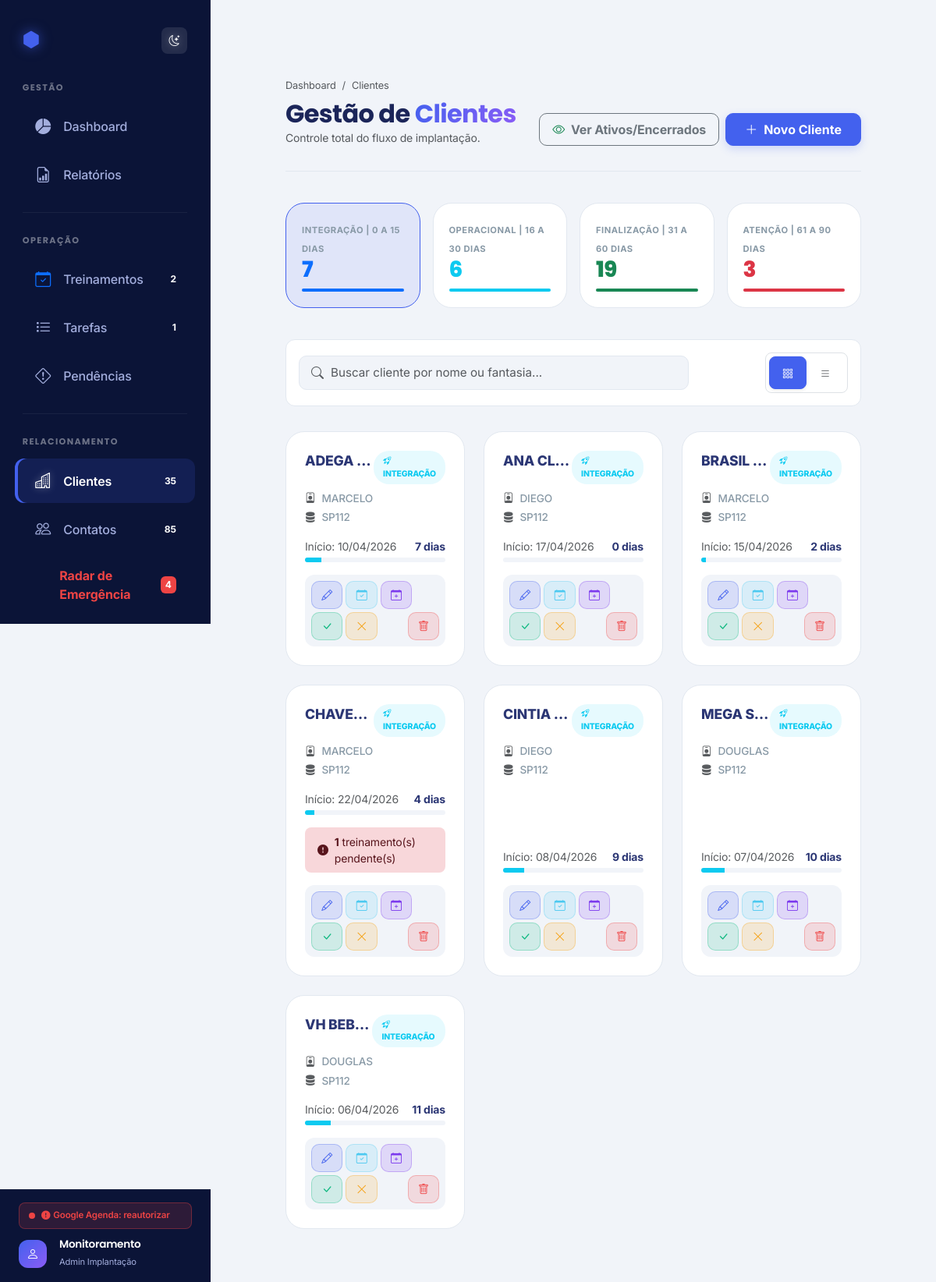
The page /clientes.php on the database its author committed.
### tables this page shows
CREATE TABLE `clientes` (
  `id_cliente` int NOT NULL AUTO_INCREMENT,
  `data_criacao` timestamp NULL DEFAULT CURRENT_TIMESTAMP,
  `fantasia` varchar(255) NOT NULL,
  `servidor` varchar(255) DEFAULT NULL,
  `vendedor` varchar(255) DEFAULT NULL,
  `telefone_ddd` varchar(20) DEFAULT NULL,
  `observacao` text,
  `anexo` varchar(255) DEFAULT NULL,
  `status` enum('EM ANDAMENTO','CONCLUIDA','CANCELADA') DEFAULT 'EM ANDAMENTO',
  `data_inicio` date NOT NULL,
  `data_fim` date DEFAULT NULL,
  `emitir_nf` enum('Sim','N├úo') DEFAULT 'N├úo',
  `configurado` enum('Sim','N├úo') DEFAULT 'N├úo',
  `status_tratativa` enum('pendente','em_tratativa') DEFAULT 'pendente',
  `data_inicio_tratativa` datetime DEFAULT NULL,
  `num_licencas` int DEFAULT '0',
  `serial` varchar(100) DEFAULT '',
  `recursos` varchar(255) DEFAULT NULL,
  PRIMARY KEY (`id_cliente`),
  KEY `idx_fantasia` (`fantasia`),
  KEY `idx_data_criacao` (`data_criacao`),
  KEY `idx_status_tratativa` (`status_tratativa`)
);

### clientes.php (the view, shortened to what this page needs)
<?php
require_once 'config.php';
$view_mode = isset($_GET['view']) ? $_GET['view'] : 'cards';
$estagio = isset($_GET['estagio']) ? $_GET['estagio'] : 'integracao';
$busca = isset($_GET['busca']) ? trim($_GET['busca']) : '';
$mostrar_encerrados = isset($_GET['mostrar_encerrados']) ? $_GET['mostrar_encerrados'] : '0';
$sql = "SELECT c.*,
               COUNT(t.id_treinamento) as total_treinamentos,
               MAX(t.data_treinamento) as ultimo_treinamento,
               SUM(CASE WHEN t.status = 'PENDENTE' THEN 1 ELSE 0 END) as treinamentos_pendentes
        FROM clientes c
        LEFT JOIN treinamentos t ON c.id_cliente = t.id_cliente
        WHERE 1=1";
$params = [];
if ($mostrar_encerrados != '1' && empty($busca)) {
    $sql .= " AND (c.data_fim IS NULL OR c.data_fim = '0000-00-00')";
}
$sql .= " GROUP BY c.id_cliente ORDER BY c.fantasia ASC";
$stmt = $pdo->prepare($sql);
$stmt->execute($params);
$todos_clientes = $stmt->fetchAll();
$ids_clientes = array_column($todos_clientes, 'id_cliente');
$contatos_por_cliente = [];
if (!empty($ids_clientes)) {
    $placeholders_c = implode(',', array_fill(0, count($ids_clientes), '?'));
    $stmtCt = $pdo->prepare("SELECT id_contato, id_cliente, nome FROM contatos WHERE id_cliente IN ($placeholders_c) ORDER BY nome ASC");
    $stmtCt->execute($ids_clientes);
    foreach ($stmtCt->fetchAll() as $ct) {
        $contatos_por_cliente[$ct['id_cliente']][] = ['id' => $ct['id_contato'], 'nome' => $ct['nome']];
    }
}
$integracao = 0;
$operacional = 0;
$finalizacao = 0;
$critico = 0;
$clientes_filtrados = [];
foreach ($todos_clientes as $cl) {
    $cliente_encerrado = false;
    $status_cl = "concluido";
    if (!$cliente_encerrado) {
        $d = (new DateTime($cl['data_inicio']))->diff(new DateTime())->days;
        if ($d <= 15) {
            $integracao++;
            $status_cl = "integracao";
        } elseif ($d <= 30) {
            $operacional++;
            $status_cl = "operacional";
        } elseif ($d <= 60) {
            $finalizacao++;
            $status_cl = "finalizacao";
        } else {
            $critico++;
            $status_cl = "critico";
        }
    } else {
        $status_cl = "encerrado";
    }
    if (!empty($busca)) {
        $clientes_filtrados[] = $cl;
    } elseif ($estagio == '') {
        if ($status_cl != 'encerrado') {
            $clientes_filtrados[] = $cl;
        }
    } elseif ($estagio == $status_cl) {
        $clientes_filtrados[] = $cl;
    }
}
include 'header.php';
?>
<div class="container-fluid px-lg-5 pt-4">
    <div class="modern-header d-flex justify-content-between align-items-end gsap-reveal">
        <div>
            <nav aria-label="breadcrumb">
                <ol class="breadcrumb mb-2" style="font-size: 0.8rem;">
                    <li class="breadcrumb-item"><a href="index.php" class="text-decoration-none text-muted">Dashboard</a></li>
                    <li class="breadcrumb-item active" aria-current="page">Clientes</li>
                </ol>
            </nav>
            <h2 class="fw-800 mb-0">Gestão de <span class="title-accent">Clientes</span></h2>
            <p class="text-muted small mb-0">Controle total do fluxo de implantação.</p>
        </div>
        <div class="d-flex align-items-center gap-2">
            <a href="clientes.php?mostrar_encerrados=<?= $mostrar_encerrados == '1' ? '0' : '1' ?>&view=<?= urlencode($view_mode) ?>&busca=<?= urlencode($busca) ?>&estagio="
               class="btn btn-outline-secondary btn-modern px-3">
                <i class="bi <?= $mostrar_encerrados == '1' ? 'bi-eye-slash text-danger' : 'bi-eye text-success' ?>"></i>
                Ver Ativos/Encerrados
            </a>
            <button class="btn btn-primary btn-modern px-4" data-bs-toggle="modal" data-bs-target="#modalCliente">
                <i class="bi bi-plus-lg"></i> Novo Cliente
            </button>
        </div>
    </div>
    <div class="status-pill-grid gsap-reveal">
        <div class="status-pill-card <?= $estagio == 'integracao' ? 'active' : '' ?>" onclick="window.location.href='clientes.php?estagio=integracao&view=<?= $view_mode ?>&mostrar_encerrados=<?= $mostrar_encerrados ?>'">
            <span>Integração | 0 a 15 dias</span>
            <h2 class="text-primary"><?= $integracao ?></h2>
            <div class="progress mt-2" style="height: 4px; background: rgba(67, 97, 238, 0.1);">
                <div class="progress-bar bg-primary" style="width: 100%"></div>
            </div>
        </div>
        <div class="status-pill-card <?= $estagio == 'operacional' ? 'active' : '' ?>" onclick="window.location.href='clientes.php?estagio=operacional&view=<?= $view_mode ?>&mostrar_encerrados=<?= $mostrar_encerrados ?>'">
            <span>Operacional | 16 a 30 dias</span>
            <h2 class="text-info"><?= $operacional ?></h2>
            <div class="progress mt-2" style="height: 4px; background: rgba(6, 182, 212, 0.1);">
                <div class="progress-bar bg-info" style="width: 100%"></div>
            </div>
        </div>
        <div class="status-pill-card <?= $estagio == 'finalizacao' ? 'active' : '' ?>" onclick="window.location.href='clientes.php?estagio=finalizacao&view=<?= $view_mode ?>&mostrar_encerrados=<?= $mostrar_encerrados ?>'">
            <span>Finalização | 31 a 60 dias</span>
            <h2 class="text-success"><?= $finalizacao ?></h2>
            <div class="progress mt-2" style="height: 4px; background: rgba(16, 185, 129, 0.1);">
                <div class="progress-bar bg-success" style="width: 100%"></div>
            </div>
        </div>
        <div class="status-pill-card <?= $estagio == 'critico' ? 'active' : '' ?>" onclick="window.location.href='clientes.php?estagio=critico&view=<?= $view_mode ?>&mostrar_encerrados=<?= $mostrar_encerrados ?>'">
            <span>Atenção | 61 a 90 dias</span>
            <h2 class="text-danger"><?= $critico ?></h2>
            <div class="progress mt-2" style="height: 4px; background: rgba(239, 68, 68, 0.1);">
                <div class="progress-bar bg-danger" style="width: 100%"></div>
            </div>
        </div>
    </div>
    <div class="control-bar gsap-reveal">
        <div class="search-container position-relative flex-grow-1" style="max-width: 500px;">
            <i class="bi bi-search position-absolute text-muted" style="left: 1rem; top: 50%; transform: translateY(-50%);"></i>
            <form method="GET" action="clientes.php" id="searchForm">
                <input type="text" name="busca" id="searchInput" class="form-control search-input-modern w-100"
                       placeholder="Buscar cliente por nome ou fantasia..." value="<?= htmlspecialchars($busca) ?>">
            </form>
        </div>
        <div class="d-flex gap-2 ms-auto">
            <div class="bg-body p-1 rounded-3 d-flex border">
                <button onclick="changeViewMode('cards')" class="btn btn-sm <?= $view_mode == 'cards' ? 'btn-primary shadow-sm' : 'btn-link text-muted' ?> bx-button px-3">
                    <i class="bi bi-grid-3x3-gap"></i>
                </button>
                <button onclick="changeViewMode('list')" class="btn btn-sm <?= $view_mode == 'list' ? 'btn-primary shadow-sm' : 'btn-link text-muted' ?> bx-button px-3">
                    <i class="bi bi-list"></i>
                </button>
            </div>
        </div>
    </div>
    <div class="row g-4 mb-5">
        <?php if ($view_mode == 'cards'): ?>
            <?php foreach ($clientes_filtrados as $index => $c):
                $d = (new DateTime($c['data_inicio']))->diff(new DateTime())->days;
                $cliente_encerrado = (!empty($c['data_fim']) && $c['data_fim'] !== '0000-00-00');
                $status_config = [
                    'integracao' => ['label' => 'Integração', 'class' => 'bg-info bg-opacity-10 text-info', 'icon' => 'bi-rocket-takeoff'],
                    'operacional' => ['label' => 'Operacional', 'class' => 'bg-primary bg-opacity-10 text-primary', 'icon' => 'bi-gear'],
                    'finalizacao' => ['label' => 'Finalização', 'class' => 'bg-success bg-opacity-10 text-success', 'icon' => 'bi-flag'],
                    'critico' => ['label' => 'Atenção', 'class' => 'bg-danger bg-opacity-10 text-danger', 'icon' => 'bi-exclamation-triangle'],
                    'encerrado' => ['label' => 'Encerrado', 'class' => 'bg-secondary bg-opacity-10 text-secondary', 'icon' => 'bi-archive']
                ];
                $current_status = 'integracao';
                $cfg = $status_config[$current_status];
            ?>
            <div class="col-md-6 col-xl-4 gsap-reveal">
                <div class="client-card-premium">
                    <div class="client-name">
                        <span class="text-truncate" title="<?= htmlspecialchars($c['fantasia']) ?>"><?= htmlspecialchars($c['fantasia']) ?></span>
                        <span class="client-badge-soft <?= $cfg['class'] ?>">
                            <i class="bi <?= $cfg['icon'] ?> me-1"></i> <?= $cfg['label'] ?>
                        </span>
                    </div>
                    <div class="client-meta">
                        <div class="d-flex align-items-center mb-1">
                            <i class="bi bi-person-badge me-2 text-muted"></i> <?= htmlspecialchars($c['vendedor']) ?>
                        </div>
                        <div class="d-flex align-items-center">
                            <i class="bi bi-server me-2 text-muted"></i> <?= htmlspecialchars($c['servidor']) ?>
                        </div>
                    </div>
                    <div class="mt-auto">
                        <div class="d-flex justify-content-between small mb-1">
                            <span class="text-muted">Início: <?= date('d/m/Y', strtotime($c['data_inicio'])) ?></span>
                            <span class="fw-bold text-main"><?= $d ?> dias</span>
                        </div>
                        <div class="progress mb-3" style="height: 6px; border-radius: 10px; background: var(--bg-body);">
                            <?php
                                $pct = min(100, ($d / 60) * 100);
                                $bar_class = $d > 60 ? 'bg-danger' : ($d > 30 ? 'bg-success' : ($d > 15 ? 'bg-primary' : 'bg-info'));
                            ?>
                            <div class="progress-bar <?= $bar_class ?>" style="width: <?= $pct ?>%"></div>
                        </div>
                        <?php if ($c['treinamentos_pendentes'] > 0): ?>
                            <div class="alert alert-danger py-2 px-3 mb-3 border-0 small d-flex align-items-center rounded-3">
                                <i class="bi bi-exclamation-circle-fill me-2"></i>
                                <span><b><?= $c['treinamentos_pendentes'] ?></b> treinamento(s) pendente(s)</span>
                            </div>
                        <?php endif; ?>
                        <div class="control-bar p-2 mb-0" style="background: var(--bg-body); border-radius: 12px; border: none; gap: 4px;">
                            <button class="btn btn-sm btn-action edit edit-trigger"
                                    data-id="<?= $c['id_cliente'] ?>"
                                    data-fantasia="<?= htmlspecialchars($c['fantasia']) ?>"
                                    data-servidor="<?= $c['servidor'] ?>"
                                    data-vendedor="<?= $c['vendedor'] ?>"
                                    data-telefone="<?= $c['telefone_ddd'] ?>"
                                    data-inicio="<?= $c['data_inicio'] ?>"
                                    data-fim="<?= $c['data_fim'] ?>"
                                    data-obs="<?= htmlspecialchars($c['observacao']) ?>"
                                    data-nf="<?= $c['emitir_nf'] ?>"
                                    data-cfg="<?= $c['configurado'] ?>"
                                    data-licencas="<?= $c['num_licencas'] ?>"
                                    data-anexo="<?= $c['anexo'] ?>"
                                    data-recursos="<?= htmlspecialchars($c['recursos'] ?? '') ?>"
                                    title="Editar" onclick="openEditModal(this)">
                                <i class="bi bi-pencil"></i>
                            </button>
                            <a href="treinamentos_cliente.php?id_cliente=<?= $c['id_cliente'] ?>" class="btn btn-sm btn-action treinamentos" title="Ver Treinamentos">
                                <i class="bi bi-calendar-check"></i>
                            </a>
                            <button class="btn btn-sm btn-action agendar novo-treino-trigger"
                                    data-id="<?= $c['id_cliente'] ?>"
                                    data-fantasia="<?= htmlspecialchars($c['fantasia']) ?>"
                                    data-contatos="<?= htmlspecialchars(json_encode($contatos_por_cliente[$c['id_cliente']] ?? []), ENT_QUOTES) ?>"
                                    title="Agendar Novo Treinamento"
                                    onclick="openNovoTreinamentoModal(this)">
                                <i class="bi bi-calendar-plus"></i>
                            </button>
                            <?php if (!$cliente_encerrado): ?>
                                <a href="?concluir=<?= $c['id_cliente'] ?>&view=<?= $view_mode ?>" class="btn btn-sm btn-action concluir" title="Concluir" onclick="return confirm('Concluir implantação?')">
                                    <i class="bi bi-check-lg"></i>
                                </a>
                                <a href="?cancelar=<?= $c['id_cliente'] ?>&view=<?= $view_mode ?>" class="btn btn-sm btn-action cancelar" title="Cancelar" onclick="return confirm('Cancelar implantação?')">
                                    <i class="bi bi-x-lg"></i>
                                </a>
                            <?php endif; ?>
                            <a href="?delete=<?= $c['id_cliente'] ?>&view=<?= $view_mode ?>" class="btn btn-sm btn-action delete ms-auto" title="Excluir" onclick="return confirm('Excluir cliente?')">
                                <i class="bi bi-trash"></i>
                            </a>
                        </div>
                    </div>
                </div>
            </div>
            <?php endforeach; ?>
        <?php endif; ?>
    </div>
</div>
<?php include 'footer.php'; ?>

### rows shown on the page
clientes: fantasia "ADEGA…", label "INTEGRAÇÃO", vendedor "MARCELO", servidor "SP112", data_inicio "10/04/2026", d "7", $pct 11.666666666667 (drawn)
clientes: fantasia "ANA CL…", label "INTEGRAÇÃO", vendedor "DIEGO", servidor "SP112", data_inicio "17/04/2026", data_inicio "0"
clientes: fantasia "BRASIL…", label "INTEGRAÇÃO", vendedor "MARCELO", servidor "SP112", data_inicio "15/04/2026", data_inicio "2"
clientes: fantasia "CHAVE…", label "INTEGRAÇÃO", vendedor "MARCELO", servidor "SP112", data_inicio "22/04/2026", d "4", $pct 6.6666666666667 (drawn), treinamentos_pendentes "1"
clientes: fantasia "CINTIA…", label "INTEGRAÇÃO", vendedor "DIEGO", servidor "SP112", data_inicio "08/04/2026", data_inicio "9"
clientes: fantasia "MEGA S…", label "INTEGRAÇÃO", vendedor "DOUGLAS", servidor "SP112", data_inicio "07/04/2026", data_inicio "10"
clientes: fantasia "VH BEB…", label "INTEGRAÇÃO", vendedor "DOUGLAS", servidor "SP112", data_inicio "06/04/2026", d "11", $pct 18.333333333333 (drawn)

### other values the page prints
$total_treinamentos_pendentes "2"
$total_tarefas "1"
$total_clientes "35"
$total_contatos "85"
$total_radar "4"
$gt_label "Google Agenda: reautorizar"
$integracao "7"
$operacional "6"
$finalizacao "19"
$critico "3"
